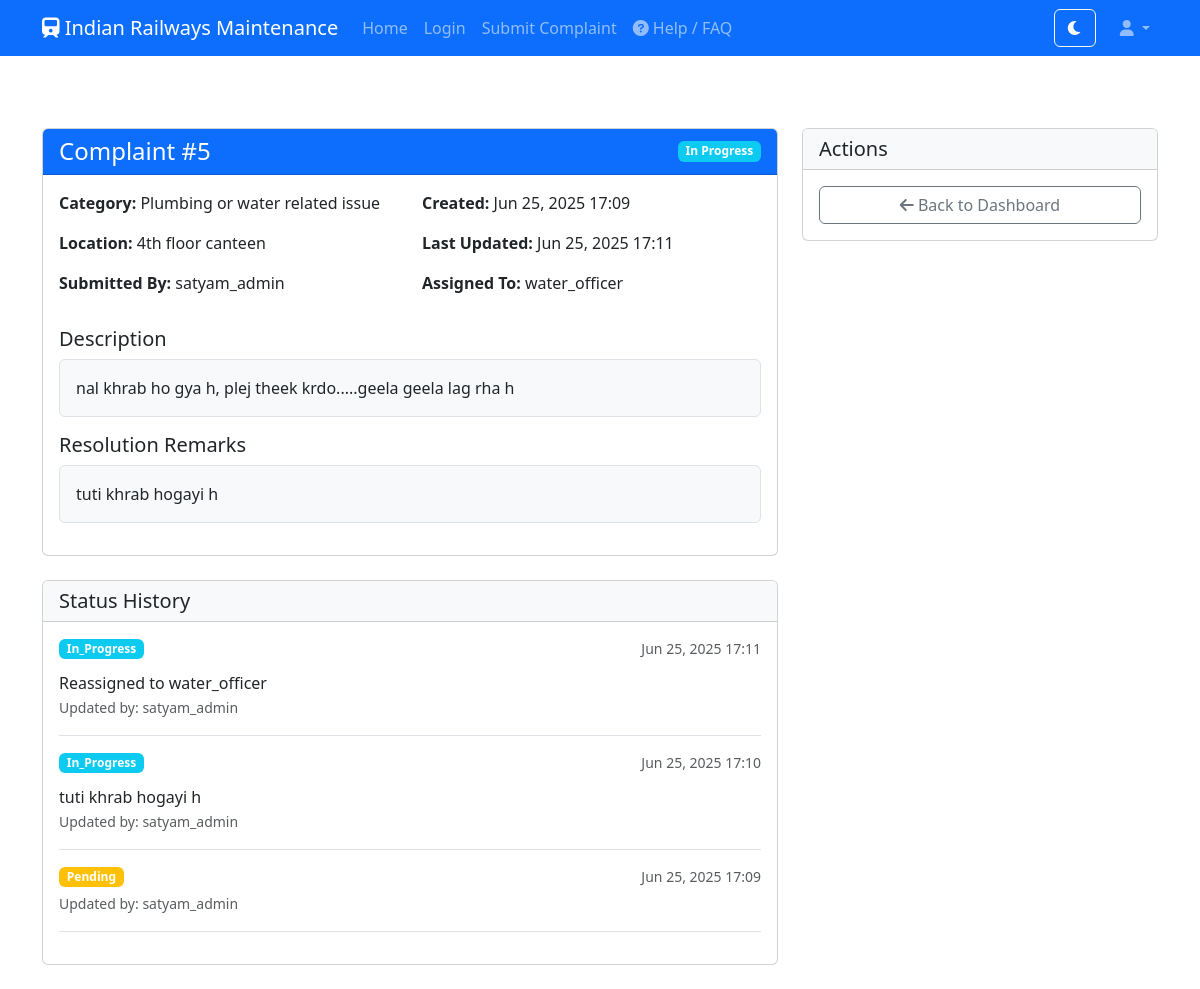
Page /accounts/complaint/5/ on the committed database.
### core/models.py (models this page shows, shortened)
class Complaint(models.Model):
    STATUS_CHOICES = [
        ('pending', 'Pending'),
        ('in_progress', 'In Progress'),
        ('resolved', 'Resolved')
    ]
    ZONE_CHOICES = [
        ('northern', 'Northern'),
        ('southern', 'Southern'),
        ('eastern', 'Eastern'),
        ('western', 'Western'),
        ('central', 'Central'),
    ]
    BUILDING_CHOICES = [
        ('main_station', 'Main Station'),
        ('platform', 'Platform'),
        ('office', 'Office'),
        ('other', 'Other'),
    ]
    PRIORITY_CHOICES = [
        ('normal', 'Normal'),
        ('high', 'High'),
        ('urgent', 'Urgent'),
    ]
    NATURE_OF_ISSUE_CHOICES = [
        ('non_functional', 'Non-Functional'),
        ('damaged', 'Damaged'),
        ('other', 'Other'),
    ]
    category = models.ForeignKey(ComplaintCategory, on_delete=models.CASCADE)
    user = models.ForeignKey(User, on_delete=models.CASCADE, related_name='complaints', null=True, blank=True)
    assigned_officer = models.ForeignKey(User, on_delete=models.SET_NULL, null=True, related_name='assigned_complaints')
    location = models.CharField(max_length=200)
    preferred_resolution_department = models.CharField(max_length=100, blank=True)
    zone = models.CharField(max_length=20, choices=ZONE_CHOICES, blank=True)
    station = models.CharField(max_length=100, blank=True)
    building = models.CharField(max_length=20, choices=BUILDING_CHOICES, blank=True)
    floor_room = models.CharField(max_length=100, blank=True)
    equipment_id = models.CharField(max_length=100, blank=True, null=True)
    priority = models.CharField(max_length=20, choices=PRIORITY_CHOICES, default='normal')
    contact_number = models.CharField(max_length=20, blank=True)
    nature_of_issue = models.CharField(max_length=20, choices=NATURE_OF_ISSUE_CHOICES, blank=True)
    media_upload = models.FileField(upload_to='complaint_media/', blank=True, null=True)
    acknowledgment = models.BooleanField(default=False)
    description = models.TextField()
    status = models.CharField(max_length=20, choices=STATUS_CHOICES, default='pending')
    created_at = models.DateTimeField(auto_now_add=True)
    updated_at = models.DateTimeField(auto_now=True)
    resolution_remarks = models.TextField(blank=True)

class ComplaintCategory(models.Model):
    name = models.CharField(max_length=100)
    description = models.TextField(blank=True)
    def __str__(self):
        return self.name

class User(AbstractUser):
    is_officer = models.BooleanField(default=False)
    department = models.CharField(max_length=100, blank=True)
    phone = models.CharField(max_length=20, blank=True)

class StatusLog(models.Model):
    complaint = models.ForeignKey(Complaint, on_delete=models.CASCADE, related_name='status_logs')
    status = models.CharField(max_length=20)
    remarks = models.TextField(blank=True)
    created_at = models.DateTimeField(auto_now_add=True)
    updated_by = models.ForeignKey(User, on_delete=models.SET_NULL, null=True)

### core/views.py (the view)
# urls.py: path('complaint/<int:pk>/', views.complaint_detail, name='complaint_detail'),
def complaint_detail(request, pk):
    complaint = get_object_or_404(Complaint, pk=pk)
    status_logs = StatusLog.objects.filter(complaint=complaint).order_by('-created_at')
    feedback = None
    if request.user == complaint.user:
        feedback = Feedback.objects.filter(complaint=complaint).first()
    if request.method == 'POST' and (request.user.is_staff or request.user == complaint.assigned_officer):
        form = ComplaintUpdateForm(request.POST)
        if form.is_valid():
            complaint.status = form.cleaned_data['status']
            complaint.resolution_remarks = form.cleaned_data['resolution_remarks']
            complaint.save()
            StatusLog.objects.create(
                complaint=complaint,
                status=complaint.status,
                remarks=complaint.resolution_remarks,
                updated_by=request.user
            )
            messages.success(request, 'Complaint status updated successfully.')
            return redirect('complaint_detail', pk=pk)
    else:
        form = ComplaintUpdateForm(initial={
            'status': complaint.status,
            'resolution_remarks': complaint.resolution_remarks
        })
    context = {
        'complaint': complaint,
        'status_logs': status_logs,
        'feedback': feedback,
        'form': form,
    }
    return render(request, 'core/complaint_detail.html', context)

### core/templates/core/complaint_detail.html (shortened to what this page needs)
{% extends 'core/base.html' %}
{% load custom_filters %}
{% block content %}
<div class="container py-4 mt-5">
    <div class="row">
        <div class="col-md-8">
            <div class="card mb-4">
                <div class="card-header bg-primary text-white d-flex justify-content-between align-items-center">
                    <h4 class="mb-0">Complaint #{{ complaint.id }}</h4>
                    <span class="badge {% if complaint.status == 'pending' %}bg-warning
                                     {% elif complaint.status == 'in_progress' %}bg-info
                                     {% else %}bg-success{% endif %}">
                        {{ complaint.get_status_display }}
                    </span>
                </div>
                <div class="card-body">
                    <div class="row mb-3">
                        <div class="col-md-6">
                            <p><strong>Category:</strong> {{ complaint.category }}</p>
                            <p><strong>Location:</strong> {{ complaint.location }}</p>
                            <p><strong>Submitted By:</strong> {{ complaint.user.username }}</p>
                        </div>
                        <div class="col-md-6">
                            <p><strong>Created:</strong> {{ complaint.created_at|date:"M d, Y H:i" }}</p>
                            <p><strong>Last Updated:</strong> {{ complaint.updated_at|date:"M d, Y H:i" }}</p>
                            <p><strong>Assigned To:</strong> {{ complaint.assigned_officer|default:"Not Assigned" }}</p>
                        </div>
                    </div>
                    <div class="mb-3">
                        <h5>Description</h5>
                        <p class="border rounded p-3 bg-light">{{ complaint.description }}</p>
                    </div>
                    {% if complaint.resolution_remarks %}
                    <div class="mb-3">
                        <h5>Resolution Remarks</h5>
                        <p class="border rounded p-3 bg-light">{{ complaint.resolution_remarks }}</p>
                    </div>
                    {% endif %}
                </div>
            </div>
            <div class="card">
                <div class="card-header bg-light">
                    <h5 class="mb-0">Status History</h5>
                </div>
                <div class="card-body">
                    <div class="timeline">
                        {% for log in status_logs %}
                        <div class="mb-3 pb-3 border-bottom">
                            <div class="d-flex justify-content-between">
                                <h6 class="mb-1">
                                    <span class="badge {% if log.status == 'pending' %}bg-warning
                                                     {% elif log.status == 'in_progress' %}bg-info
                                                     {% else %}bg-success{% endif %}">
                                        {{ log.status|title }}
                                    </span>
                                </h6>
                                <small class="text-muted">{{ log.created_at|date:"M d, Y H:i" }}</small>
                            </div>
                            {% if log.remarks %}
                            <p class="mb-0 mt-2">{{ log.remarks }}</p>
                            {% endif %}
                            <small class="text-muted">Updated by: {{ log.updated_by.username }}</small>
                        </div>
                        {% endfor %}
                    </div>
                </div>
            </div>
        </div>
        <div class="col-md-4">
            <div class="card mb-4">
                <div class="card-header bg-light">
                    <h5 class="mb-0">Actions</h5>
                </div>
                <div class="card-body">
                    <div class="d-grid gap-2">
                        <a href="{% url 'dashboard' %}" class="btn btn-outline-secondary">
                            <i class="fas fa-arrow-left"></i> Back to Dashboard
                        </a>
                    </div>
                </div>
            </div>
        </div>
    </div>
</div>
{% endblock %}

### core/templates/core/base.html (shortened to what this page needs)
<!DOCTYPE html>
<html lang="en">
<head>
    <link href="https://cdn.jsdelivr.net/npm/bootstrap@5.3.0/dist/css/bootstrap.min.css" rel="stylesheet">
    <link href="https://cdnjs.cloudflare.com/ajax/libs/font-awesome/6.0.0/css/all.min.css" rel="stylesheet">
</head>
<body>
    {% block navbar %}
    <nav class="navbar navbar-expand-lg navbar-dark bg-primary">
        <div class="container">
            <a class="navbar-brand" href="{% url 'dashboard' %}">
                <i class="fas fa-train"></i>
                Indian Railways Maintenance
            </a>
            <div class="collapse navbar-collapse" id="navbarNav">
                <ul class="navbar-nav me-auto">
                    <li class="nav-item">
                        <a class="nav-link" href="/maintenance/">Home</a>
                    </li>
                    {% if user.is_authenticated %}
                    <li class="nav-item">
                        <a class="nav-link" href="{% url 'my_complaints' %}">My Complaints</a>
                    </li>
                    {% else %}
                    <li class="nav-item">
                        <a class="nav-link" href="{% url 'login' %}">Login</a>
                    </li>
                    {% endif %}
                    {% if not user.is_officer %}
                    <li class="nav-item">
                        <a class="nav-link" href="{% url 'submit_complaint' %}">Submit Complaint</a>
                    </li>
                    {% endif %}
                     <li class="nav-item">
                        <a class="nav-link" href="{% url 'help_faq_agent' %}"><i class="fas fa-question-circle"></i> Help / FAQ</a>
                    </li>
                </ul>
                <ul class="navbar-nav align-items-center">
                    <li class="nav-item">
                        <button id="darkModeToggle" class="btn btn-outline-light" title="Toggle Dark Mode">
                            <i class="fas fa-moon"></i>
                        </button>
                    </li>
                    <li class="nav-item dropdown ms-3">
                        <a class="nav-link dropdown-toggle" href="#" id="userDropdown" role="button" data-bs-toggle="dropdown">
                            <i class="fas fa-user"></i> {{ user.username }}
                        </a>
                    </li>
                </ul>
            </div>
        </div>
    </nav>
    {% endblock %}
    <div class="container-fluid">
        <div class="row">
            <div class="col-12">
                {% block content %}
                {% endblock %}
            </div>
        </div>
    </div>
</body>
</html>

### rows in the picture
Complaint: id "5", status "In Progress", category "Plumbing or water related issue", location "4th floor canteen", user.username "satyam_admin", created_at "Jun 25, 2025 17:09", updated_at "Jun 25, 2025 17:11", assigned_officer "water_officer", description "nal khrab ho gya h, plej theek krdo.....geela geela lag rha h", resolution_remarks "tuti khrab hogayi h"
StatusLog: status "In_Progress", created_at "Jun 25, 2025 17:11", remarks "Reassigned to water_officer", updated_by.username "satyam_admin"
StatusLog: status "In_Progress", created_at "Jun 25, 2025 17:10", remarks "tuti khrab hogayi h", updated_by.username "satyam_admin"
StatusLog: status "Pending", created_at "Jun 25, 2025 17:09", updated_by.username "satyam_admin"
